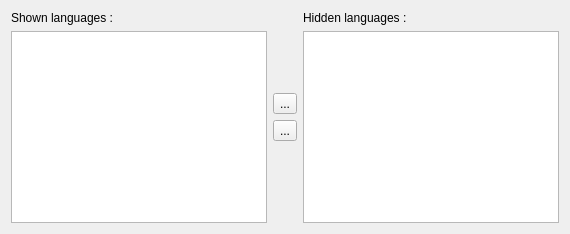
     <widget class="QWidget" name="pLanguage">
      <property name="enabled">
       <bool>true</bool>
      </property>
      <layout class="QHBoxLayout" name="horizontalLayout_10">
       <item>
        <layout class="QVBoxLayout" name="verticalLayout_20">
         <item>
          <widget class="QLabel" name="lbShowLexer">
           <property name="text">
            <string>Shown languages : </string>
           </property>
          </widget>
         </item>
         <item>
          <widget class="QListWidget" name="lvShowLexer">
           <property name="editTriggers">
            <set>QAbstractItemView::NoEditTriggers</set>
           </property>
           <property name="dragEnabled">
            <bool>true</bool>
           </property>
           <property name="dragDropOverwriteMode">
            <bool>false</bool>
           </property>
           <property name="dragDropMode">
            <enum>QAbstractItemView::DragDrop</enum>
           </property>
           <property name="defaultDropAction">
            <enum>Qt::MoveAction</enum>
           </property>
           <property name="alternatingRowColors">
            <bool>true</bool>
           </property>
           <property name="selectionMode">
            <enum>QAbstractItemView::MultiSelection</enum>
           </property>
           <property name="movement">
            <enum>QListView::Free</enum>
           </property>
           <property name="sortingEnabled">
            <bool>true</bool>
           </property>
          </widget>
         </item>
        </layout>
       </item>
       <item>
        <layout class="QVBoxLayout" name="verticalLayout_18">
         <item>
          <spacer name="verticalSpacer_8">
           <property name="orientation">
            <enum>Qt::Vertical</enum>
           </property>
           <property name="sizeHint" stdset="0">
            <size>
             <width>20</width>
             <height>40</height>
            </size>
           </property>
          </spacer>
         </item>
         <item>
          <widget class="QToolButton" name="tbHideLexer">
           <property name="text">
            <string notr="true">...</string>
           </property>
           <property name="icon">
            <iconset resource="../ressources.qrc">
             <normaloff>:/images/forward.png</normaloff>:/images/forward.png</iconset>
           </property>
          </widget>
         </item>
         <item>
          <widget class="QToolButton" name="tbShowLexer">
           <property name="text">
            <string notr="true">...</string>
           </property>
           <property name="icon">
            <iconset resource="../ressources.qrc">
             <normaloff>:/images/backward.png</normaloff>:/images/backward.png</iconset>
           </property>
          </widget>
         </item>
         <item>
          <spacer name="verticalSpacer_7">
           <property name="orientation">
            <enum>Qt::Vertical</enum>
           </property>
           <property name="sizeHint" stdset="0">
            <size>
             <width>20</width>
             <height>40</height>
            </size>
           </property>
          </spacer>
         </item>
        </layout>
       </item>
       <item>
        <layout class="QVBoxLayout" name="verticalLayout_19">
         <item>
          <widget class="QLabel" name="lbHideLexer">
           <property name="text">
            <string>Hidden languages : </string>
           </property>
          </widget>
         </item>
         <item>
          <widget class="QListWidget" name="lvHideLexer">
           <property name="editTriggers">
            <set>QAbstractItemView::NoEditTriggers</set>
           </property>
           <property name="dragEnabled">
            <bool>true</bool>
           </property>
           <property name="dragDropOverwriteMode">
            <bool>false</bool>
           </property>
           <property name="dragDropMode">
            <enum>QAbstractItemView::DragDrop</enum>
           </property>
           <property name="defaultDropAction">
            <enum>Qt::MoveAction</enum>
           </property>
           <property name="alternatingRowColors">
            <bool>true</bool>
           </property>
           <property name="selectionMode">
            <enum>QAbstractItemView::MultiSelection</enum>
           </property>
           <property name="selectionBehavior">
            <enum>QAbstractItemView::SelectItems</enum>
           </property>
           <property name="movement">
            <enum>QListView::Free</enum>
           </property>
           <property name="isWrapping" stdset="0">
            <bool>false</bool>
           </property>
           <property name="layoutMode">
            <enum>QListView::Batched</enum>
           </property>
           <property name="sortingEnabled">
            <bool>true</bool>
           </property>
          </widget>
         </item>
        </layout>
       </item>
      </layout>
     </widget>
